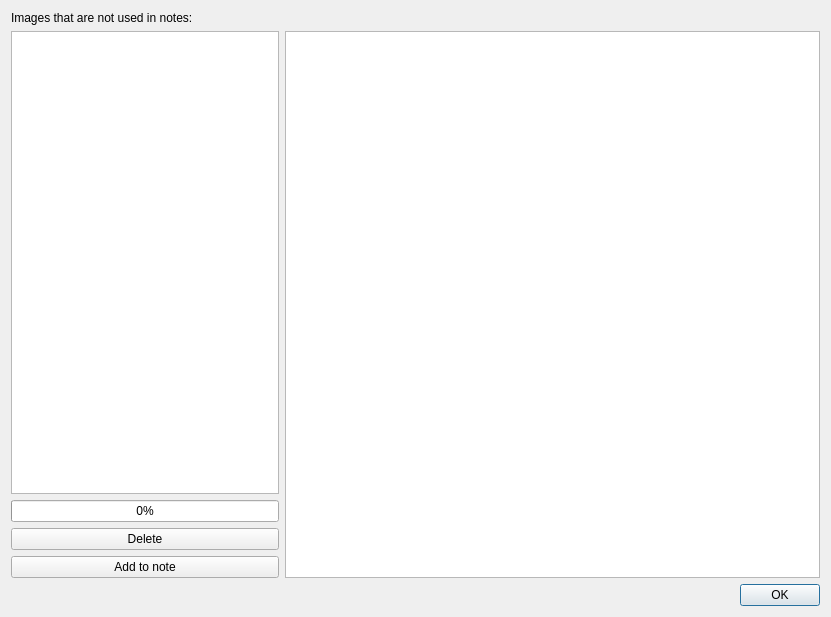
<?xml version="1.0" encoding="UTF-8"?>
<ui version="4.0">
 <class>OrphanedImagesDialog</class>
 <widget class="QDialog" name="OrphanedImagesDialog">
  <property name="geometry">
   <rect>
    <x>0</x>
    <y>0</y>
    <width>831</width>
    <height>617</height>
   </rect>
  </property>
  <property name="windowTitle">
   <string>Orphaned images</string>
  </property>
  <layout class="QGridLayout" name="gridLayout">
   <item row="1" column="1">
    <widget class="QFrame" name="frame_2">
     <property name="sizePolicy">
      <sizepolicy hsizetype="Preferred" vsizetype="Preferred">
       <horstretch>2</horstretch>
       <verstretch>0</verstretch>
      </sizepolicy>
     </property>
     <property name="frameShape">
      <enum>QFrame::NoFrame</enum>
     </property>
     <property name="frameShadow">
      <enum>QFrame::Raised</enum>
     </property>
     <layout class="QGridLayout" name="gridLayout_3">
      <property name="leftMargin">
       <number>0</number>
      </property>
      <property name="topMargin">
       <number>0</number>
      </property>
      <property name="rightMargin">
       <number>0</number>
      </property>
      <property name="bottomMargin">
       <number>0</number>
      </property>
      <item row="0" column="0">
       <widget class="QGraphicsView" name="graphicsView"/>
      </item>
     </layout>
    </widget>
   </item>
   <item row="1" column="0">
    <widget class="QFrame" name="frame">
     <property name="sizePolicy">
      <sizepolicy hsizetype="Preferred" vsizetype="Preferred">
       <horstretch>1</horstretch>
       <verstretch>0</verstretch>
      </sizepolicy>
     </property>
     <property name="frameShape">
      <enum>QFrame::NoFrame</enum>
     </property>
     <property name="frameShadow">
      <enum>QFrame::Raised</enum>
     </property>
     <layout class="QGridLayout" name="gridLayout_2">
      <property name="leftMargin">
       <number>0</number>
      </property>
      <property name="topMargin">
       <number>0</number>
      </property>
      <property name="rightMargin">
       <number>0</number>
      </property>
      <property name="bottomMargin">
       <number>0</number>
      </property>
      <item row="3" column="0">
       <widget class="QPushButton" name="deleteButton">
        <property name="toolTip">
         <string>Delete selected images</string>
        </property>
        <property name="text">
         <string>Delete</string>
        </property>
        <property name="icon">
         <iconset theme="list-remove" resource="../breeze-pkbsuite.qrc">
          <normaloff>:/icons/breeze-pkbsuite/16x16/list-remove.svg</normaloff>:/icons/breeze-pkbsuite/16x16/list-remove.svg</iconset>
        </property>
       </widget>
      </item>
      <item row="4" column="0">
       <widget class="QPushButton" name="insertButton">
        <property name="toolTip">
         <string>Add selected images to note</string>
        </property>
        <property name="text">
         <string>Add to note</string>
        </property>
        <property name="icon">
         <iconset theme="list-add" resource="../breeze-pkbsuite.qrc">
          <normaloff>:/icons/breeze-pkbsuite/16x16/list-add.svg</normaloff>:/icons/breeze-pkbsuite/16x16/list-add.svg</iconset>
        </property>
       </widget>
      </item>
      <item row="2" column="0">
       <widget class="QProgressBar" name="progressBar">
        <property name="value">
         <number>0</number>
        </property>
       </widget>
      </item>
      <item row="1" column="0">
       <widget class="QTreeWidget" name="fileTreeWidget">
        <property name="selectionMode">
         <enum>QAbstractItemView::ExtendedSelection</enum>
        </property>
        <property name="rootIsDecorated">
         <bool>false</bool>
        </property>
        <attribute name="headerVisible">
         <bool>false</bool>
        </attribute>
        <column>
         <property name="text">
          <string notr="true">1</string>
         </property>
        </column>
       </widget>
      </item>
     </layout>
    </widget>
   </item>
   <item row="2" column="0" colspan="2">
    <widget class="QDialogButtonBox" name="buttonBox">
     <property name="orientation">
      <enum>Qt::Horizontal</enum>
     </property>
     <property name="standardButtons">
      <set>QDialogButtonBox::Ok</set>
     </property>
    </widget>
   </item>
   <item row="0" column="0" colspan="2">
    <widget class="QLabel" name="label">
     <property name="text">
      <string>Images that are not used in notes:</string>
     </property>
    </widget>
   </item>
  </layout>
 </widget>
 <resources>
  <include location="../breeze-pkbsuite.qrc"/>
 </resources>
 <connections>
  <connection>
   <sender>buttonBox</sender>
   <signal>accepted()</signal>
   <receiver>OrphanedImagesDialog</receiver>
   <slot>accept()</slot>
   <hints>
    <hint type="sourcelabel">
     <x>248</x>
     <y>254</y>
    </hint>
    <hint type="destinationlabel">
     <x>157</x>
     <y>274</y>
    </hint>
   </hints>
  </connection>
  <connection>
   <sender>buttonBox</sender>
   <signal>rejected()</signal>
   <receiver>OrphanedImagesDialog</receiver>
   <slot>reject()</slot>
   <hints>
    <hint type="sourcelabel">
     <x>316</x>
     <y>260</y>
    </hint>
    <hint type="destinationlabel">
     <x>286</x>
     <y>274</y>
    </hint>
   </hints>
  </connection>
 </connections>
</ui>
